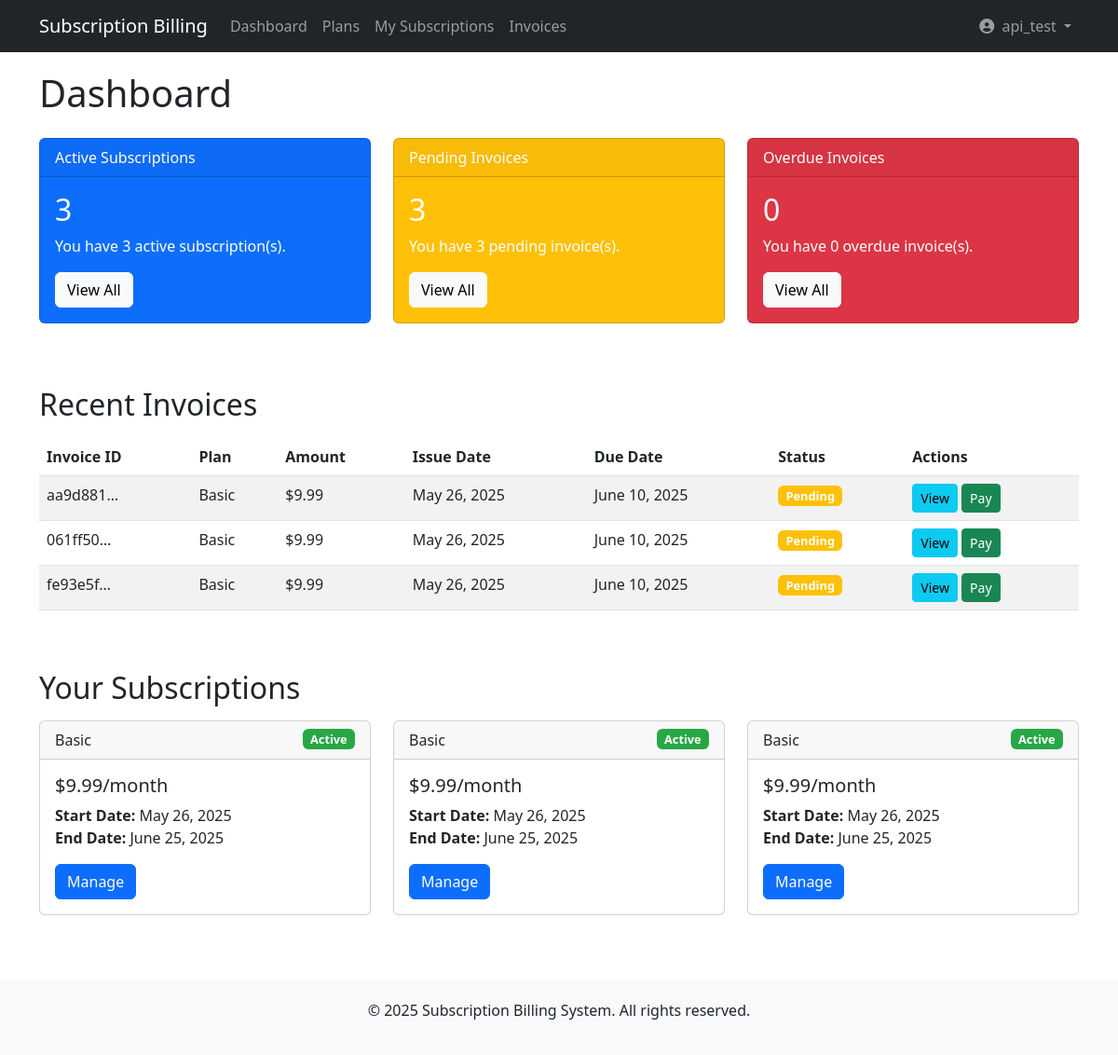
/ (signed in), run on the app's committed database.
### billing/models.py (models this page shows, shortened)
class Invoice(models.Model):
    STATUS_CHOICES = (
        ('pending', 'Pending'),
        ('paid', 'Paid'),
        ('overdue', 'Overdue'),
        ('cancelled', 'Cancelled'),
    )
    uuid = models.UUIDField(default=uuid.uuid4, editable=False, unique=True)
    user = models.ForeignKey(User, on_delete=models.CASCADE, related_name='invoices')
    subscription = models.ForeignKey(Subscription, on_delete=models.CASCADE, related_name='invoices')
    email = models.EmailField(null=True, blank=True, help_text="Email address for invoice notifications")
    amount = models.DecimalField(max_digits=10, decimal_places=2)
    issue_date = models.DateField(default=timezone.now)
    due_date = models.DateField()
    status = models.CharField(max_length=20, choices=STATUS_CHOICES, default='pending')
    created_at = models.DateTimeField(auto_now_add=True)
    updated_at = models.DateTimeField(auto_now=True)

class Subscription(models.Model):
    STATUS_CHOICES = (
        ('active', 'Active'),
        ('cancelled', 'Cancelled'),
        ('expired', 'Expired'),
    )
    user = models.ForeignKey(User, on_delete=models.CASCADE, related_name='subscriptions')
    email = models.EmailField(null=True, blank=True, help_text="Email address for subscription notifications")
    plan = models.ForeignKey(Plan, on_delete=models.CASCADE)
    start_date = models.DateField(default=timezone.now)
    end_date = models.DateField()
    status = models.CharField(max_length=20, choices=STATUS_CHOICES, default='active')
    created_at = models.DateTimeField(auto_now_add=True)
    updated_at = models.DateTimeField(auto_now=True)

class Plan(models.Model):
    PLAN_TYPES = (
        ('basic', 'Basic'),
        ('pro', 'Pro'),
        ('enterprise', 'Enterprise'),
    )
    name = models.CharField(max_length=50, choices=PLAN_TYPES)
    price = models.DecimalField(max_digits=10, decimal_places=2)
    description = models.TextField()

### billing/views.py (the view)
# urls.py: path('', dashboard, name='dashboard'),
@login_required
def dashboard(request):
    active_subscriptions = Subscription.objects.filter(
        user=request.user,
        status='active',
        end_date__gte=timezone.now().date()
    )
    pending_invoices = Invoice.objects.filter(
        user=request.user,
        status='pending'
    )
    overdue_invoices = Invoice.objects.filter(
        user=request.user,
        status='overdue'
    )
    recent_invoices = Invoice.objects.filter(
        user=request.user
    ).order_by('-issue_date')[:5]
    context = {
        'active_subscriptions': active_subscriptions,
        'active_subscriptions_count': active_subscriptions.count(),
        'pending_invoices_count': pending_invoices.count(),
        'overdue_invoices_count': overdue_invoices.count(),
        'recent_invoices': recent_invoices,
    }
    return render(request, 'billing/dashboard.html', context)

### billing/templates/billing/dashboard.html (shortened to what this page needs)
{% extends 'billing/base.html' %}
{% block content %}
<h1 class="mb-4">Dashboard</h1>
<div class="row">
    <div class="col-md-4">
        <div class="card text-white bg-primary">
            <div class="card-header">Active Subscriptions</div>
            <div class="card-body">
                <h2 class="card-title">{{ active_subscriptions_count }}</h2>
                <p class="card-text">You have {{ active_subscriptions_count }} active subscription(s).</p>
                <a href="{% url 'subscriptions' %}" class="btn btn-light">View All</a>
            </div>
        </div>
    </div>
    <div class="col-md-4">
        <div class="card text-white bg-warning">
            <div class="card-header">Pending Invoices</div>
            <div class="card-body">
                <h2 class="card-title">{{ pending_invoices_count }}</h2>
                <p class="card-text">You have {{ pending_invoices_count }} pending invoice(s).</p>
                <a href="{% url 'invoices' %}?status=pending" class="btn btn-light">View All</a>
            </div>
        </div>
    </div>
    <div class="col-md-4">
        <div class="card text-white bg-danger">
            <div class="card-header">Overdue Invoices</div>
            <div class="card-body">
                <h2 class="card-title">{{ overdue_invoices_count }}</h2>
                <p class="card-text">You have {{ overdue_invoices_count }} overdue invoice(s).</p>
                <a href="{% url 'invoices' %}?status=overdue" class="btn btn-light">View All</a>
            </div>
        </div>
    </div>
</div>
<h2 class="mt-5 mb-3">Recent Invoices</h2>
{% if recent_invoices %}
    <div class="table-responsive">
        <table class="table table-striped">
            <thead>
                <tr>
                    <th>Invoice ID</th>
                    <th>Plan</th>
                    <th>Amount</th>
                    <th>Issue Date</th>
                    <th>Due Date</th>
                    <th>Status</th>
                    <th>Actions</th>
                </tr>
            </thead>
            <tbody>
                {% for invoice in recent_invoices %}
                <tr>
                    <td>{{ invoice.uuid|truncatechars:8 }}</td>
                    <td>{{ invoice.subscription.plan.get_name_display }}</td>
                    <td>${{ invoice.amount }}</td>
                    <td>{{ invoice.issue_date }}</td>
                    <td>{{ invoice.due_date }}</td>
                    <td>
                        <span class="badge badge-{{ invoice.status }}">{{ invoice.get_status_display }}</span>
                    </td>
                    <td>
                        <a href="{% url 'invoice_detail' invoice.uuid %}" class="btn btn-sm btn-info">View</a>
                        {% if invoice.status == 'pending' or invoice.status == 'overdue' %}
                        <a href="{% url 'pay_invoice' invoice.uuid %}" class="btn btn-sm btn-success">Pay</a>
                        {% endif %}
                    </td>
                </tr>
                {% endfor %}
            </tbody>
        </table>
    </div>
{% else %}
    <div class="alert alert-info">You don't have any recent invoices.</div>
{% endif %}
<h2 class="mt-5 mb-3">Your Subscriptions</h2>
{% if active_subscriptions %}
    <div class="row">
        {% for subscription in active_subscriptions %}
        <div class="col-md-4">
            <div class="card">
                <div class="card-header">
                    {{ subscription.plan.get_name_display }}
                    <span class="badge badge-{{ subscription.status }} float-end">{{ subscription.get_status_display }}</span>
                </div>
                <div class="card-body">
                    <h5 class="card-title">${{ subscription.plan.price }}/month</h5>
                    <p class="card-text">
                        <strong>Start Date:</strong> {{ subscription.start_date }}<br>
                        <strong>End Date:</strong> {{ subscription.end_date }}
                    </p>
                    <a href="{% url 'subscription_detail' subscription.id %}" class="btn btn-primary">Manage</a>
                </div>
            </div>
        </div>
        {% endfor %}
    </div>
{% else %}
    <div class="alert alert-info">You don't have any active subscriptions. <a href="{% url 'plans' %}">View available plans</a>.</div>
{% endif %}
{% endblock %}

### billing/templates/billing/base.html (shortened to what this page needs)
<!DOCTYPE html>
<html lang="en">
<head>
    <link href="https://cdn.jsdelivr.net/npm/bootstrap@5.3.0/dist/css/bootstrap.min.css" rel="stylesheet">
    <link href="https://cdnjs.cloudflare.com/ajax/libs/font-awesome/6.4.0/css/all.min.css" rel="stylesheet">
</head>
<body>
    <nav class="navbar navbar-expand-lg navbar-dark bg-dark">
        <div class="container">
            <a class="navbar-brand" href="{% url 'dashboard' %}">Subscription Billing</a>
            <div class="collapse navbar-collapse" id="navbarNav">
                <ul class="navbar-nav me-auto">
                    <li class="nav-item">
                        <a class="nav-link" href="{% url 'dashboard' %}">Dashboard</a>
                    </li>
                    <li class="nav-item">
                        <a class="nav-link" href="{% url 'plans' %}">Plans</a>
                    </li>
                    {% if user.is_authenticated %}
                    <li class="nav-item">
                        <a class="nav-link" href="{% url 'subscriptions' %}">My Subscriptions</a>
                    </li>
                    <li class="nav-item">
                        <a class="nav-link" href="{% url 'invoices' %}">Invoices</a>
                    </li>
                    {% endif %}
                </ul>
                <ul class="navbar-nav">
                    {% if user.is_authenticated %}
                    <li class="nav-item dropdown">
                        <a class="nav-link dropdown-toggle" href="#" id="navbarDropdown" role="button" data-bs-toggle="dropdown">
                            <i class="fas fa-user-circle me-1"></i> {{ user.username }}
                        </a>
                    </li>
                    {% endif %}
                </ul>
            </div>
        </div>
    </nav>
    <div class="container">
        {% block content %}{% endblock %}
    </div>
    <footer class="footer">
        <div class="container">
            <p>&copy; {% now "Y" %} Subscription Billing System. All rights reserved.</p>
        </div>
    </footer>
</body>
</html>

### billing/templates/billing/base.html (style rules this page uses)
.navbar { margin-bottom: 20px; }
.footer { margin-top: 50px; padding: 20px 0; background-color: #f8f9fa; text-align: center; }
.card { margin-bottom: 20px; }
.badge { font-size: 0.8em; }
.badge-pending { background-color: #ffc107; }
.badge-active { background-color: #28a745; }

### data on the page
Invoice: uuid "aa9d881…", subscription.plan.name "Basic", amount "9.99", issue_date "May 26, 2025", due_date "June 10, 2025", status "Pending", shows "Pay"
Invoice: uuid "061ff50…", subscription.plan.name "Basic", amount "9.99", issue_date "May 26, 2025", due_date "June 10, 2025", status "Pending", shows "Pay"
Invoice: uuid "fe93e5f…", subscription.plan.name "Basic", amount "9.99", issue_date "May 26, 2025", due_date "June 10, 2025", status "Pending", shows "Pay"
Subscription: plan.name "Basic", status "Active", plan.price "9.99", start_date "May 26, 2025", end_date "June 25, 2025"
Subscription: plan.name "Basic", status "Active", plan.price "9.99", start_date "May 26, 2025", end_date "June 25, 2025"
Subscription: plan.name "Basic", status "Active", plan.price "9.99", start_date "May 26, 2025", end_date "June 25, 2025"

### other printed values
{{ user.username }} "api_test"
{{ active_subscriptions_count }} "3"
{{ pending_invoices_count }} "3"
{{ overdue_invoices_count }} "0"
